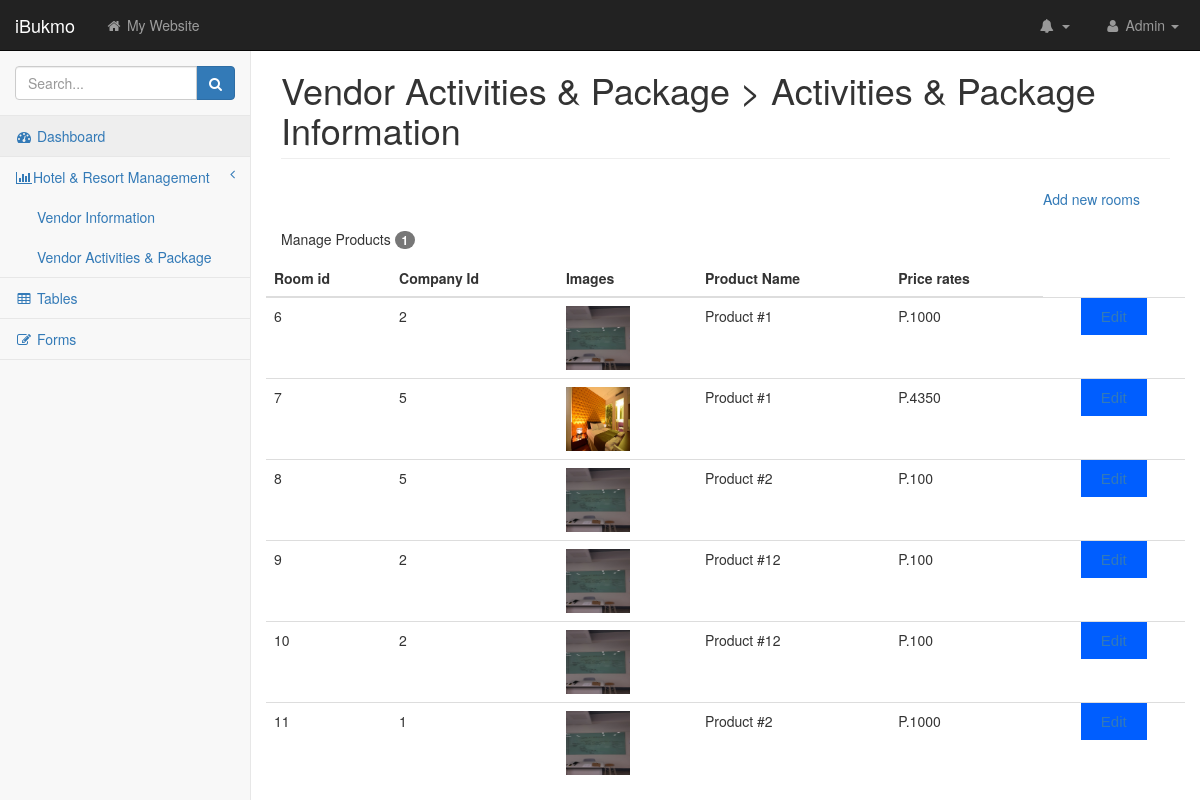
The app's page /thizizit/admin/pages/index.php with its own data.
### tables this page shows
CREATE TABLE `rooms` (
  `room_id` int(11) NOT NULL,
  `hotel_id` int(11) NOT NULL,
  `room_name` varchar(255) NOT NULL,
  `description` varchar(2000) NOT NULL,
  `adult` varchar(255) NOT NULL,
  `child` varchar(255) NOT NULL,
  `price` double NOT NULL,
  `roomamenities` varchar(2000) NOT NULL,
  `beds` varchar(255) NOT NULL,
  `pools` varchar(255) NOT NULL,
  `room_img` varchar(255) NOT NULL
);

### thizizit/admin/pages/addproduct.php (the view, shortened to what this page needs)
<!DOCTYPE html>
<html lang="en">
    <head>
        <link href="../css/bootstrap.min.css" rel="stylesheet">
        <link href="../css/metisMenu.min.css" rel="stylesheet">
        <link href="../css/timeline.css" rel="stylesheet">
        <link href="../css/startmin.css" rel="stylesheet">
        <link href="../css/morris.css" rel="stylesheet">
        <link href="../css/font-awesome.min.css" rel="stylesheet" type="text/css">
    </head>
    <body>
         <div id="wrapper">
            <nav class="navbar navbar-inverse navbar-fixed-top" role="navigation">
                <div class="navbar-header">
                    <a class="navbar-brand" href="index.html">iBukmo</a>
                </div>
                <ul class="nav navbar-nav navbar-left navbar-top-links">
                    <li><a href="#"><i class="fa fa-home fa-fw"></i> My Website</a></li>
                </ul>
                <ul class="nav navbar-right navbar-top-links">
                    <li class="dropdown navbar-inverse">
                        <a class="dropdown-toggle" data-toggle="dropdown" href="#">
                            <i class="fa fa-bell fa-fw"></i> <b class="caret"></b>
                        </a>
                    </li>
                    <li class="dropdown">
                        <a class="dropdown-toggle" data-toggle="dropdown" href="#">
                            <i class="fa fa-user fa-fw"></i> Admin <b class="caret"></b>
                        </a>
                    </li>
                </ul>
                <div class="navbar-default sidebar" role="navigation">
                    <div class="sidebar-nav navbar-collapse">
                        <ul class="nav" id="side-menu">
                            <li class="sidebar-search">
                                <div class="input-group custom-search-form">
                                    <input type="text" class="form-control" placeholder="Search...">
                                    <span class="input-group-btn">
                                        <button class="btn btn-primary" type="button">
                                            <i class="fa fa-search"></i>
                                        </button>
                                </span>
                                </div>
                            </li>
                            <li>
                                <a href="index.html" class="active"><i class="fa fa-dashboard fa-fw"></i> Dashboard</a>
                            </li>
                            <li>
                                <a href="#"><i class="fa fa-bar-chart-o fa-fw"></i>Hotel & Resort Management<span class="fa arrow"></span></a>
                                <ul class="nav nav-second-level">
                                    <li>
                                        <a href="hotelresort.php">Vendor Information</a>
                                    </li>
                                    <li>
                                        <a href="addproduct.php">Vendor Activities & Package</a>
                                    </li>
                                </ul>
                            </li>
                            <li>
                                <a href="tables.html"><i class="fa fa-table fa-fw"></i> Tables</a>
                            </li>
                            <li>
                                <a href="forms.html"><i class="fa fa-edit fa-fw"></i> Forms</a>
                            </li>
                    </div>
                </div>
            </nav>
            <div id="page-wrapper">
                <div class="row">
                    <div class="col-lg-12">
                        <h1 class="page-header">Vendor Activities & Package > Activities & Package Information</h1>
                    </div>
                </div>
                <div class="page-bar toolbarBox">
<div class="btn-toolbar">
<ul id="toolbar-nav" class="nav nav-pills pull-right collapse navbar-collapse">
<li>
<a id="page-header-desc-htl_branch_info-new" class="toolbar_btn  pointer" href="addproduct2.php">
<div>Add new rooms</div>
</a>
</li>
</ul>
</div>
</div>
                <div class="row">
<div class="panel-heading">
Manage Products <span class="badge">1</span>
</div>
<div class="table-responsive-row clearfix">
<table class="table htl_branch_info">
  <thead class="thead-dark">
    <tr>
      <th scope="col">Room id</th>
      <th scope="col">Company Id</th>
      <th scope="col">Images</th>
      <th scope="col">Product Name</th>
      <th scope="col">Price rates</th>
    </tr>
  </thead>
  <tbody>
    <?php
include("connect.php");
$view_query = mysqli_query($connect, "SELECT * FROM rooms");
while ($row = mysqli_fetch_assoc($view_query)){
$db_rid = $row["room_id"];
$db_hid = $row["hotel_id"];
$db_img = $row["room_img"];
$db_product = $row["room_name"];
$db_price = $row["price"];
$db_product_name = ucfirst($db_product);
echo "<tr>
    <td>$db_rid</td>
    <td>$db_hid</td>
    <td><img src='$db_img' style='width:64px;height:64px'></td>
    <td>$db_product_name</td>
    <td>P.$db_price</td>
    <td>
    <center>
    <a href='updateproduct.php?id=$db_rid' class= 'btn-update'>Edit</a>
    </center>
    </td>
    </tr>";
}
?>
  </tbody>
</table>
    </body>
</html>

### thizizit/admin/css/startmin.css (style rules this page uses)
body { background-color: #f8f8f8; }
#wrapper { width: 100%; }
#page-wrapper { padding: 30px 15px 0 15px; min-height: 568px; background-color: #fff; }
@media (min-width:768px) { #page-wrapper { position: inherit; margin-left: 250px; padding: 30px 30px 0 30px; border-left: 1px solid #e7e7e7; } }
.navbar-header { float: left; }
.navbar-left { float: left; }
.navbar-right { text-align: right; }
.navbar-top-links { margin: 0; }
.navbar-top-links li { display: inline-block; }
.navbar-top-links li:last-child { margin-right: 6px; }
.navbar-top-links li a { padding: 15px; min-height: 50px; }
.navbar-top-links>li>a { color: #999; }
.sidebar .sidebar-nav.navbar-collapse { padding-right: 0; padding-left: 0; }
.sidebar .sidebar-search { padding: 15px; }
.sidebar ul li { border-bottom: 1px solid #e7e7e7; }
.sidebar ul li a.active { background-color: #eee; }
.sidebar .arrow { float: right; }
.sidebar .fa.arrow:before { content: "\f104"; }
.sidebar .nav-second-level li, .sidebar .nav-third-level li { border-bottom: 0!important; }
.sidebar .nav-second-level li a { padding-left: 37px; }
@media (min-width:768px) { .sidebar { z-index: 1; position: absolute; width: 250px; margin-top: 51px; } }
.btn-update { font-family: Arial; color:#fffff; font-size: 15px; background:#005eff; padding:10px 20px 10px 20px; text-decoration: none; }

### records on screen
rooms: room_id "6", hotel "2", room_img (picture), room_name "Product #1", price "1000"
rooms: room_id "7", hotel "5", room_img (picture), room_name "Product #1", price "4350"
rooms: room_id "8", hotel "5", room_img (picture), room_name "Product #2", price "100"
rooms: room_id "9", hotel "2", room_img (picture), room_name "Product #12", price "100"
rooms: room_id "10", hotel "2", room_img (picture), room_name "Product #12", price "100"
rooms: room_id "11", hotel "1", room_img (picture), room_name "Product #2", price "1000"
